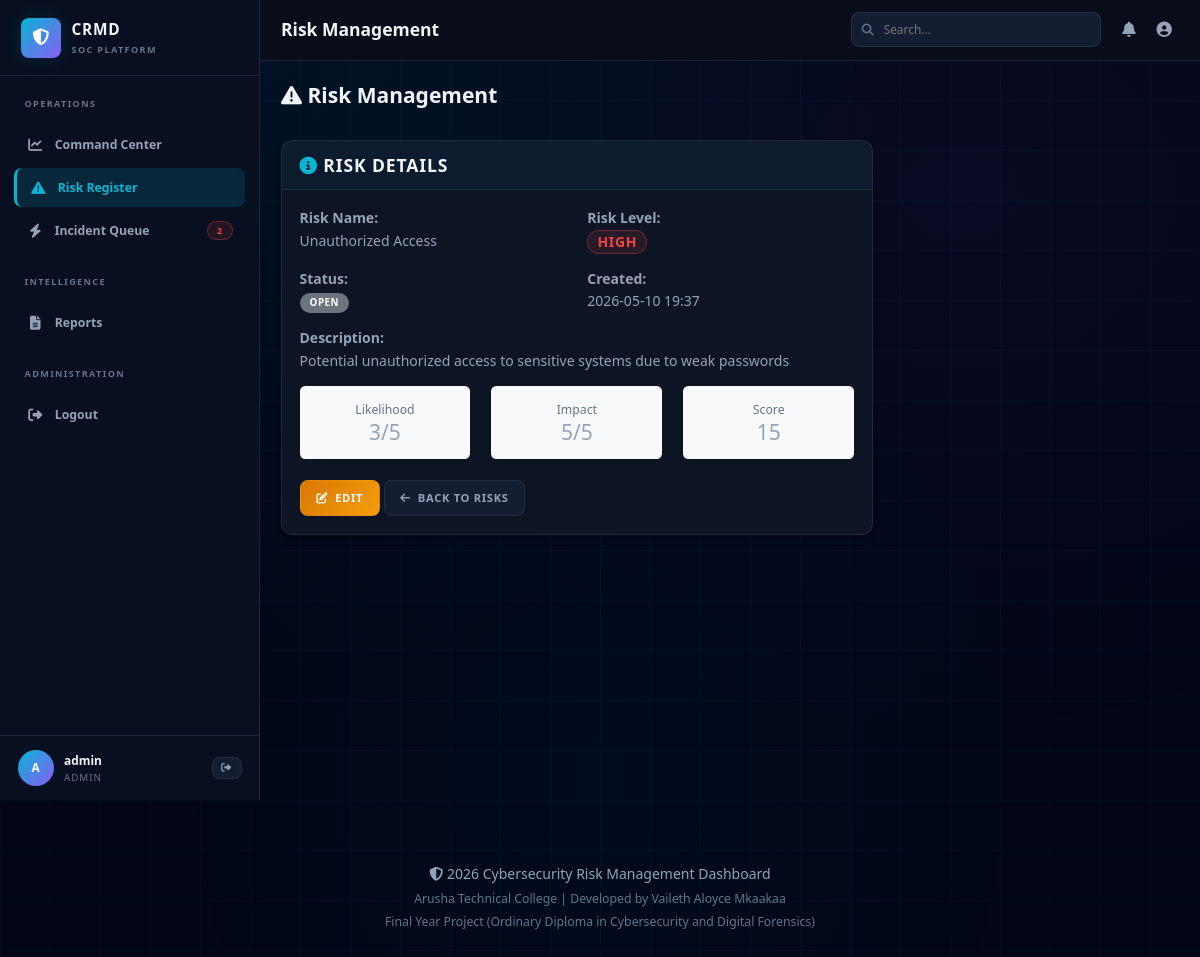
Screenshot of /risks.php?action=view&id=2 (signed in) with the database file from the repository.
### tables this page shows
CREATE TABLE risks (
    id INT PRIMARY KEY AUTO_INCREMENT,
    name VARCHAR(255) NOT NULL,
    description TEXT NOT NULL,
    likelihood INT NOT NULL CHECK (likelihood >= 1 AND likelihood <= 5),
    impact INT NOT NULL CHECK (impact >= 1 AND impact <= 5),
    risk_level ENUM('Low', 'Medium', 'High', 'Critical') NOT NULL,
    status ENUM('Open', 'Mitigated', 'Closed') NOT NULL DEFAULT 'Open',
    created_by INT NULL,
    updated_by INT NULL,
    created_at TIMESTAMP DEFAULT CURRENT_TIMESTAMP,
    updated_at TIMESTAMP DEFAULT CURRENT_TIMESTAMP ON UPDATE CURRENT_TIMESTAMP,
    INDEX idx_status (status),
    INDEX idx_risk_level (risk_level),
    INDEX idx_created_by (created_by)
);

### includes/functions.php (called while the page is built, shortened)
<?php
function get_risk($pdo, $id) {
    try {
        $stmt = $pdo->prepare('SELECT * FROM risks WHERE id = :id LIMIT 1');
        $stmt->execute(['id' => $id]);
        return $stmt->fetch();
    } catch (PDOException $e) {
        error_log('Database Error: ' . $e->getMessage());
        return null;
    }
}
function esc($string) {
    return htmlspecialchars($string, ENT_QUOTES, 'UTF-8');
}
function format_date($date) {
    return date('Y-m-d H:i', strtotime($date));
}
function get_risk_badge_class($level) {
    $classes = [
        'Critical' => 'badge-critical',
        'High' => 'badge-danger',
        'Medium' => 'badge-warning',
        'Low' => 'badge-success'
    ];
    return $classes[$level] ?? 'badge-secondary';
}

### includes/auth.php (called while the page is built, shortened)
<?php
function is_admin() {
    return isset($_SESSION['role']) && in_array($_SESSION['role'], ['super_admin', 'admin'], true);
}
?>

### risks.php (the view, shortened to what this page needs)
<?php
require_once __DIR__ . '/config/database.php';
require_once __DIR__ . '/includes/auth.php';
require_once __DIR__ . '/includes/functions.php';
require_once __DIR__ . '/includes/header.php';
$action = $_GET['action'] ?? 'list';
$risk = null;
$user_id = $_SESSION['user_id'] ?? null;
if (($action === 'edit' || $action === 'view') && isset($_GET['id'])) {
    $id = (int)$_GET['id'];
    $risk = get_risk($pdo, $id);
}
?>
<div class="row mb-4">
    <div class="col-lg-12">
        <div class="d-flex justify-content-between align-items-center">
            <h2><i class="fas fa-exclamation-triangle"></i> Risk Management</h2>
        </div>
    </div>
</div>
<?php if ($action === 'list'): ?>
    <div class="card">
        <div class="card-header">
            <i class="fas fa-table"></i> All Risks
        </div>
        <div class="card-body">
            <div class="table-responsive">
                <table class="table table-hover">
                    <thead>
                        <tr>
                            <th>Name</th>
                            <th>Likelihood</th>
                            <th>Impact</th>
                            <th>Risk Level</th>
                            <th>Status</th>
                            <th>Created By</th>
                            <th style="width: 150px;">Actions</th>
                        </tr>
                    </thead>
                    <tbody>
                        <?php
                        if (is_admin()) {
                            $risks = get_all_risks($pdo);
                        } else {
                            $risks = get_user_risks($pdo, $user_id);
                        }
                        if (!empty($risks)):
                            foreach ($risks as $r):
                        ?>
                            <tr>
                                <td>
                                    <strong><?php echo esc($r['name']); ?></strong><br>
                                    <small class="text-muted"><?php echo substr(esc($r['description']), 0, 50) . '...'; ?></small>
                                </td>
                                <td>
                                    <span class="badge bg-info"><?php echo $r['likelihood']; ?>/5</span>
                                </td>
                                <td>
                                    <span class="badge bg-info"><?php echo $r['impact']; ?>/5</span>
                                </td>
                                <td>
                                    <span class="badge <?php echo get_risk_badge_class($r['risk_level']); ?>">
                                        <?php echo $r['risk_level']; ?>
                                    </span>
                                </td>
                                <td>
                                    <span class="badge bg-secondary"><?php echo $r['status']; ?></span>
                                </td>
                                <td>
                                    <small class="text-muted"><?php echo esc($r['creator_name'] ?? 'System'); ?></small>
                                </td>
                                <td>
                                    <a href="?action=view&id=<?php echo $r['id']; ?>" class="btn btn-sm btn-info">
                                        <i class="fas fa-eye"></i>
                                    </a>
                                    <?php if (is_admin()): ?>
                                        <a href="?action=edit&id=<?php echo $r['id']; ?>" class="btn btn-sm btn-warning">
                                            <i class="fas fa-edit"></i>
                                        </a>
                                        <form method="POST" style="display: inline;" onsubmit="return confirmDelete('risk');">
                                            <input type="hidden" name="action" value="delete">
                                            <input type="hidden" name="id" value="<?php echo $r['id']; ?>">
                                            <input type="hidden" name="csrf_token" value="<?php echo generate_csrf_token(); ?>">
                                            <button type="submit" class="btn btn-sm btn-danger">
                                                <i class="fas fa-trash"></i>
                                            </button>
                                        </form>
                                    <?php endif; ?>
                                </td>
                            </tr>
                        <?php
                            endforeach;
                        else:
                        ?>
                            <tr>
                                <td colspan="7" class="text-center text-muted py-4">
                                    <i class="fas fa-inbox fa-2x mb-2"></i><br>
                                    No risks recorded yet.
                                </td>
                            </tr>
                        <?php endif; ?>
                    </tbody>
                </table>
            </div>
        </div>
    </div>
<?php elseif ($action === 'view'): ?>
    <div class="row">
        <div class="col-lg-8">
            <div class="card">
                <div class="card-header">
                    <h5 class="mb-0"><i class="fas fa-info-circle"></i> Risk Details</h5>
                </div>
                <div class="card-body">
                    <div class="row mb-3">
                        <div class="col-md-6">
                            <strong>Risk Name:</strong><br>
                            <?php echo esc($risk['name']); ?>
                        </div>
                        <div class="col-md-6">
                            <strong>Risk Level:</strong><br>
                            <span class="badge <?php echo get_risk_badge_class($risk['risk_level']); ?> fs-6">
                                <?php echo $risk['risk_level']; ?>
                            </span>
                        </div>
                    </div>
                    <div class="row mb-3">
                        <div class="col-md-6">
                            <strong>Status:</strong><br>
                            <span class="badge bg-secondary"><?php echo $risk['status']; ?></span>
                        </div>
                        <div class="col-md-6">
                            <strong>Created:</strong><br>
                            <?php echo format_date($risk['created_at']); ?>
                        </div>
                    </div>
                    <div class="mb-3">
                        <strong>Description:</strong><br>
                        <p><?php echo nl2br(esc($risk['description'])); ?></p>
                    </div>
                    <div class="row">
                        <div class="col-md-4">
                            <div class="p-3 bg-light rounded text-center">
                                <div class="small text-muted">Likelihood</div>
                                <div class="h4 mb-0"><?php echo $risk['likelihood']; ?>/5</div>
                            </div>
                        </div>
                        <div class="col-md-4">
                            <div class="p-3 bg-light rounded text-center">
                                <div class="small text-muted">Impact</div>
                                <div class="h4 mb-0"><?php echo $risk['impact']; ?>/5</div>
                            </div>
                        </div>
                        <div class="col-md-4">
                            <div class="p-3 bg-light rounded text-center">
                                <div class="small text-muted">Score</div>
                                <div class="h4 mb-0"><?php echo $risk['likelihood'] * $risk['impact']; ?></div>
                            </div>
                        </div>
                    </div>
                    <div class="mt-4">
                        <?php if (is_admin()): ?>
                            <a href="?action=edit&id=<?php echo $risk['id']; ?>" class="btn btn-warning">
                                <i class="fas fa-edit"></i> Edit
                            </a>
                        <?php endif; ?>
                        <a href="risks.php" class="btn btn-secondary">
                            <i class="fas fa-arrow-left"></i> Back to Risks
                        </a>
                    </div>
                </div>
            </div>
        </div>
    </div>
<?php endif; ?>
<?php require_once __DIR__ . '/includes/footer.php'; ?>

### rows the page displays
risks: name "Unauthorized Access", risk_level "HIGH", status "OPEN", created_at "2026-05-10 19:37", description "Potential unauthorized access to sensitive systems due to weak passwords", likelihood "3", impact "5", $risk['likelihood'] * $risk['impact'] "15"

### other values shown
$openIncidents "2"
substr($_SESSION['username'] ?? 'U', 0, 1) "A"
$_SESSION['username'] "admin"
$_SESSION['role'] "ADMIN"
$page_title "Risk Management"
